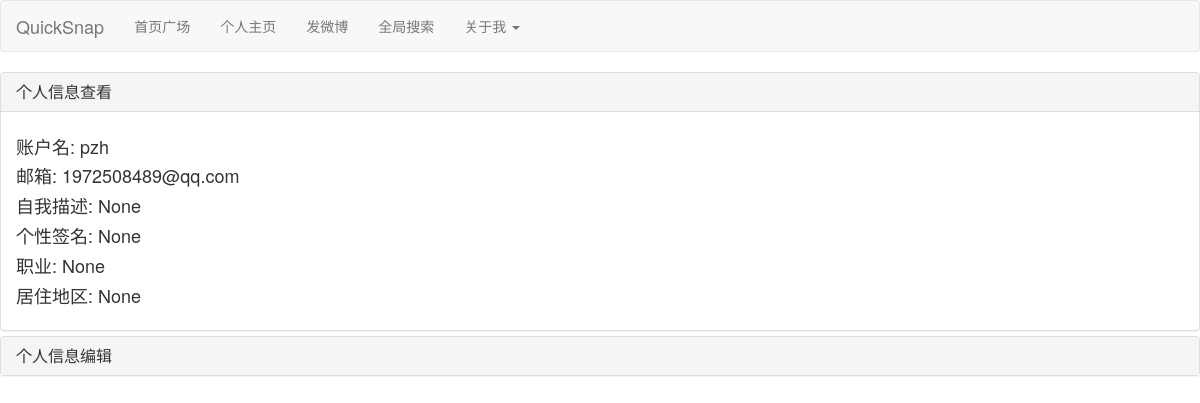
/management/pzh (signed in), run on the app's committed database.
### app/models.py (models this page shows, shortened)
class User(UserMixin, db.Model):
    id = db.Column(db.Integer, primary_key = True)                               # 用户id，Integer类型，作为表User的主键，唯一确定一个特定的用户
    username = db.Column(db.String(64), index = True, unique = False)            # 用户昵称，String类型
    email = db.Column(db.String(120), index = True, unique = True)               # 用户邮箱，String类型
    password_hash = db.Column(db.String(128))                                    # 用户密码的哈希值，String类型
    description = db.Column(db.String(140))                                      # 该用户的自我介绍和描述，String类型
    sign = db.Column(db.String(20))                                              # 用户个性签名
    job = db.Column(db.String(20))                                               # 用户职业
    location = db.Column(db.String(100))                                         # 该用户的所在地址
    posts = db.relationship('Post', backref='author', lazy='dynamic')            # 该用户所发送的Post，这里使用的是SQLAlchemy的第二类db.relationship方法，该方法在表Post中增加一个属性author，该属性直接返回Post对象所属于的User对象，也即可以直接通过Post表的该属性访问发送这条Post的用户的对象User
    followed = db.relationship('User',                                           # 该用户的关注关系，followers为追随者
        secondary = followers,
        primaryjoin = (followers.c.follower_id == id),
        secondaryjoin = (followers.c.followed_id == id),
        backref = db.backref('followers', lazy = 'dynamic'),
        lazy = 'dynamic')

### app/views.py (the view, shortened to what this page needs)
@app.route('/management/<username>',methods=['GET','POST'])
@login_required
def management(username):
    user = User.query.filter(User.username==username).first()
    user_data={'username':user.username, 'email':user.email, 'description':user.description, 'sign':user.sign, 'job':user.job, 'location':user.location}
    form=ManageForm()
    return render_template('management.html', title='个人账户信息管理', user=user, form=form, isuser=current_user.is_authenticated)

### app/models.py (called while the page is built)
@login.user_loader   # login模块由__init__.py进行定义，见__init__.py的login = LoginManager()语句
def load_user(id):
    return User.query.get(int(id))

### app/views.py (called while the page is built)
@app.before_request
def before_request():
    g.user = current_user

### app/templates/management.html (shortened to what this page needs)
{% extends "base_navigation_bar.html" %}
{% import 'bootstrap/wtf.html' as wtf %}
{% block content %}
<div class="panel-group" id="accordion">
	<div class="panel panel-default">
		<div class="panel-heading">
			<h4 class="panel-title">
				<a data-toggle="collapse" data-parent="#accordion"
				   href="#collapseOne">
					个人信息查看
				</a>
			</h4>
		</div>
		<div id="collapseOne" class="panel-collapse collapse in">
			<div class="panel-body">
                <h4>账户名: {{user.username}} </h4>
                <h4>邮箱: {{user.email}}</h4>
                <h4>自我描述: {{user.description}}</h4>
                <h4>个性签名: {{user.sign}}</h4>
                <h4>职业: {{user.job}}</h4>
                <h4>居住地区: {{user.location}}</h4>
			</div>
		</div>
	</div>
	<div class="panel panel-default">
		<div class="panel-heading">
			<h4 class="panel-title">
				<a data-toggle="collapse" data-parent="#accordion"
				   href="#collapseTwo">
					个人信息编辑
				</a>
			</h4>
		</div>
	</div>
</div>
{% endblock %}

### data on the page
User: username "pzh", email "1972508489@qq.com", description "None", sign "None", job "None", location "None"
